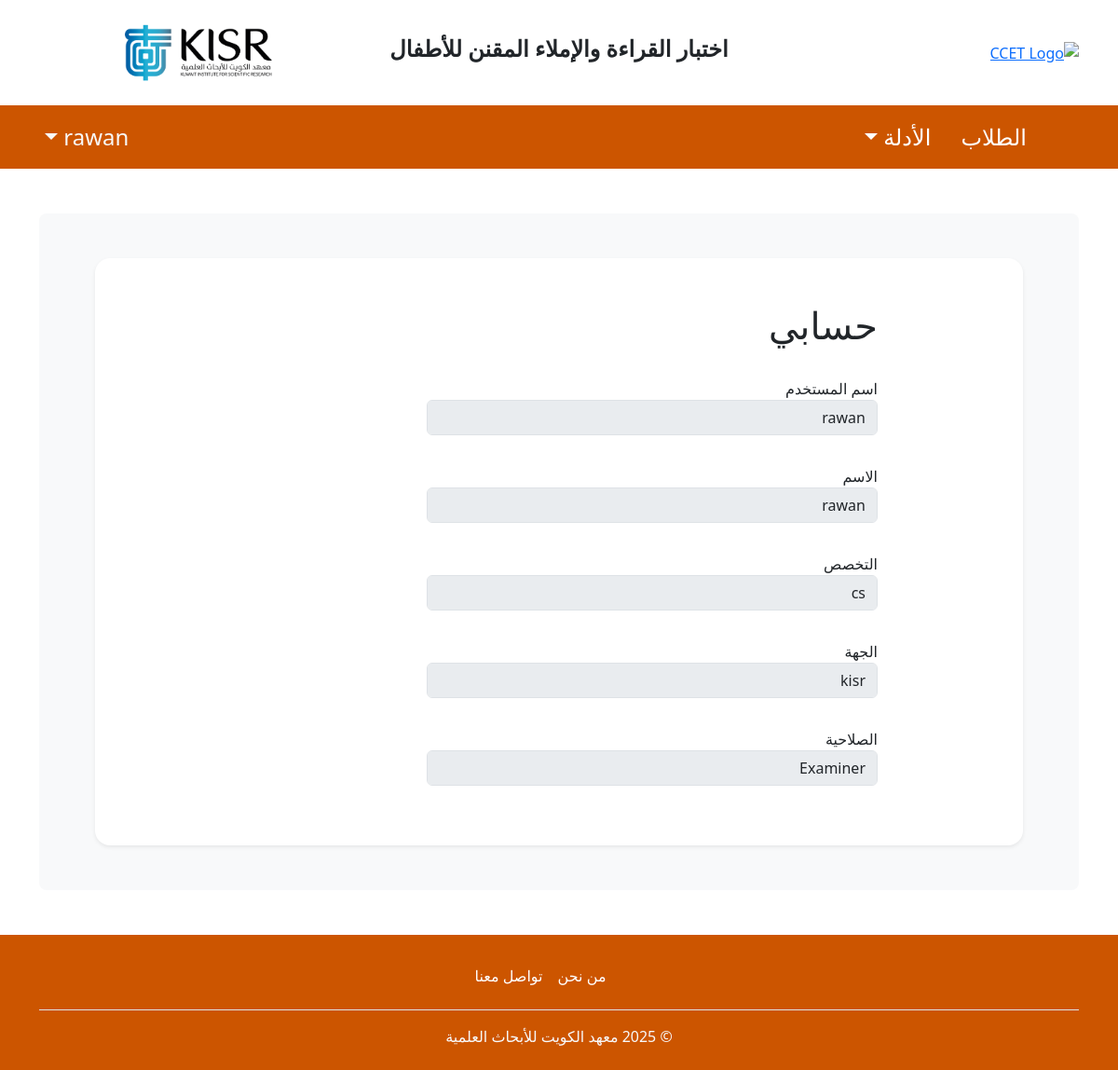
Screenshot of /profile/ (signed in) with the database file from the repository.
### electronic_diagnosis_test/models.py (models this page shows, shortened)
class Examiner(models.Model):
    STAGE_CHOICES = (
    ('PRIMARY','Primary School'),
    ('SECONDARY','Secondary School'),
    ('BOTH','Primary/Secondary')
)
    user = models.OneToOneField(User, on_delete=models.CASCADE)
    admin = models.ForeignKey(User, on_delete=models.CASCADE, related_name='admin_id')
    name = models.CharField(max_length=60)
    speciality = models.CharField(max_length=60)
    organization = models.CharField(max_length=60)
    stage = models.CharField(max_length=20,
                  choices=STAGE_CHOICES,
                  default="PRIMARY")

### electronic_diagnosis_test/views.py (the view)
# urls.py: path('profile/', views.profile, name='profile'),
@login_required(login_url="/login")
def profile (request):
    if (request.user.is_staff):
        return render(request, 'profile.html')
    else:
        return render(request, "profile.html", {
        "examiners": Examiner.objects.get(user_id=request.user.id)})

### electronic_diagnosis_test/templates/profile.html (shortened to what this page needs)
{%extends 'base.html'%}
{%load static%}
{%block content%}
{% if user.is_authenticated %}
<div class="form-card">
<div class="container-box" style="width:500px">
    {%if user.is_staff%}
    <div class="card-body">
        <form action="" method="POST" class="form-horizontal" style="text-align: right; direction: rtl;">
            {% csrf_token%}
            <div class="row g-3 mx-auto">
                    <h1 class="text-lg-purple mb-3">حسابي</h1>
                <div class="form-group mb-3">
                    <label for="user" class="text-m-b"> اسم المستخدم </label>
                    <input type="text" class="form-control" name="user" id="user" value="{{user}}" disabled>
                </div>
                <div class="form-group mb-3">
                    <label for="authinticity" class="text-m-b"> الصلاحية </label>
                    <input type="text" class="form-control" name="authinticity" id="authinticity" value="Admin" disabled>
                </div>
            </div>
        </form>
    </div>
    {%else%}
    <div class="card-body">
        <form action="" method="POST" class="form-horizontal" style="text-align: right; direction: rtl;">
            <div class="row g-3 mx-auto">
                    <h1 class="text-lg-purple mb-3">حسابي</h1>
                <div class="form-group mb-3">
                    <label for="username" class="text-m-b"> اسم المستخدم </label>
                    <input type="text" class="form-control" name="username" id="username" value="{{user}}" disabled>
                </div>
                <div class="form-group mb-3">
                    <label for="name" class="text-m-b"> الاسم </label>
                    <input type="text" class="form-control" name="name" id="name" value="{{examiners.name}}" disabled>
                </div>
                <div class="form-group mb-3">
                    <label for="speciality" class="text-m-b"> التخصص </label>
                    <input type="text" class="form-control" name="speciality" id="speciality" value="{{examiners.speciality}}" disabled>
                </div>
                <div class="form-group mb-3">
                    <label for="organization" class="text-m-b"> الجهة </label>
                    <input type="text" class="form-control" name="organization" id="organization" value="{{examiners.organization}}" disabled>
                </div>
                <div class="form-group mb-3">
                    <label for="authinticity" class="text-m-b"> الصلاحية </label>
                    <input type="text" class="form-control" name="authinticity" id="authinticity" value="Examiner" disabled>
                </div>
            </div>
        </form>
    </div>
    {%endif%}
</div>
</div>
{%endif%}
{%endblock%}

### electronic_diagnosis_test/static/style/styles.css (style rules this page uses)
:root { --primary-color: #cc5500; --primary-hover: #b34700; --text-color: #ffffff; }
.form-card { max-width: 700px; margin: auto; }

### rows the page displays
Examiner: name "rawan", speciality "cs", organization "kisr"
